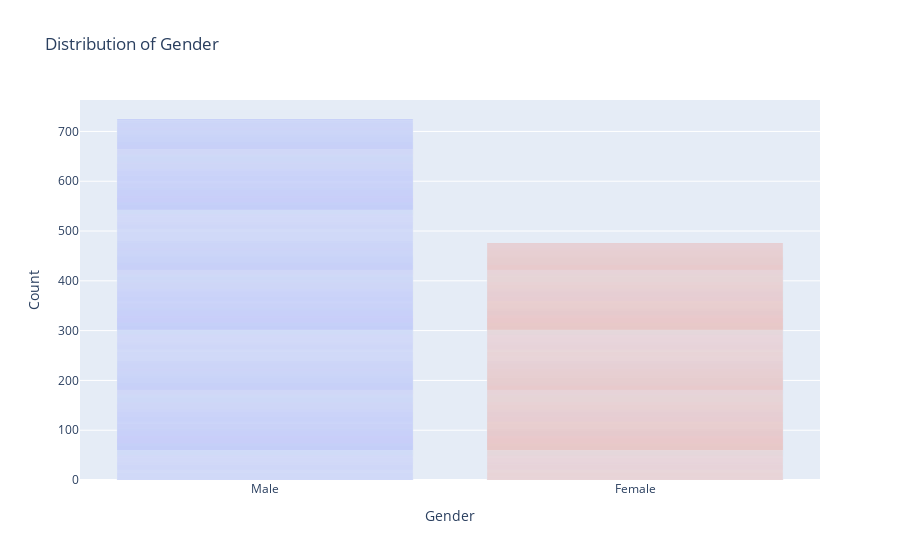

The cell this chart's notebook holds for it:
### Markdown cell above
#### Visualizing the distribution of employees gender

### Code cell
import plotly.express as px

fig = px.bar(cat_df, x='Gender', title='Distribution of Gender', color='Gender',
             labels={'Gender': 'Gender', 'count': 'Count'}, template='plotly') 

fig.update_layout(scene=dict(aspectmode='cube', camera_eye=dict(x=1.2, y=1.2, z=0.6)),
                  xaxis_title='Gender', yaxis_title='Count', showlegend=False)

fig.show()

### Figure 1 — Plotly figure (JSON) as saved in the notebook; plotly's stock layout.template omitted (floating-point values rounded to 4 significant figures; data arrays with more than 128 entries replaced by an {"elided": "..."} marker saying what was removed)
{"data": [{"alignmentgroup": "True", "hovertemplate": "Gender=%{x}<br>Count=%{y}<extra></extra>", "legendgroup": "Male", "marker": {"color": "#636efa", "pattern": {"shape": ""}}, "name": "Male", "offsetgroup": "Male", "orientation": "v", "showlegend": true, "textposition": "auto", "type": "bar", "x": {"elided": "725 str values"}, "xaxis": "x", "y": {"elided": "725 int values"}, "yaxis": "y"}, {"alignmentgroup": "True", "hovertemplate": "Gender=%{x}<br>Count=%{y}<extra></extra>", "legendgroup": "Female", "marker": {"color": "#EF553B", "pattern": {"shape": ""}}, "name": "Female", "offsetgroup": "Female", "orientation": "v", "showlegend": true, "textposition": "auto", "type": "bar", "x": {"elided": "475 str values"}, "xaxis": "x", "y": {"elided": "475 int values"}, "yaxis": "y"}], "layout": {"barmode": "relative", "legend": {"title": {"text": "Gender"}, "tracegroupgap": 0}, "scene": {"aspectmode": "cube", "camera": {"eye": {"x": 1.2, "y": 1.2, "z": 0.6}}}, "showlegend": false, "title": {"text": "Distribution of Gender"}, "xaxis": {"anchor": "y", "categoryarray": ["Male", "Female"], "categoryorder": "array", "domain": [0, 1], "title": {"text": "Gender"}}, "yaxis": {"anchor": "x", "domain": [0, 1], "title": {"text": "Count"}}}}
